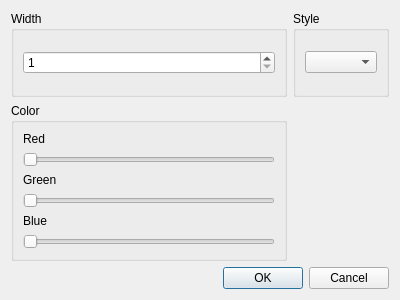
<?xml version="1.0" encoding="UTF-8"?>
<ui version="4.0">
 <class>LineDialog</class>
 <widget class="QDialog" name="LineDialog">
  <property name="geometry">
   <rect>
    <x>0</x>
    <y>0</y>
    <width>400</width>
    <height>300</height>
   </rect>
  </property>
  <property name="windowTitle">
   <string>Line edit</string>
  </property>
  <layout class="QGridLayout" name="gridLayout">
   <item row="2" column="0" colspan="2">
    <widget class="QDialogButtonBox" name="buttonBox">
     <property name="orientation">
      <enum>Qt::Horizontal</enum>
     </property>
     <property name="standardButtons">
      <set>QDialogButtonBox::Cancel|QDialogButtonBox::Ok</set>
     </property>
    </widget>
   </item>
   <item row="0" column="1">
    <widget class="QGroupBox" name="groupBox_2">
     <property name="title">
      <string>Style</string>
     </property>
     <layout class="QHBoxLayout" name="horizontalLayout_2">
      <item>
       <widget class="QComboBox" name="styleCmb"/>
      </item>
     </layout>
    </widget>
   </item>
   <item row="0" column="0">
    <widget class="QGroupBox" name="groupBox">
     <property name="title">
      <string>Width</string>
     </property>
     <layout class="QHBoxLayout" name="horizontalLayout">
      <item>
       <widget class="QSpinBox" name="widthSpn">
        <property name="minimum">
         <number>1</number>
        </property>
       </widget>
      </item>
     </layout>
    </widget>
   </item>
   <item row="1" column="0">
    <widget class="QGroupBox" name="groupBox_3">
     <property name="title">
      <string>Color</string>
     </property>
     <layout class="QVBoxLayout" name="verticalLayout">
      <item>
       <widget class="QLabel" name="label">
        <property name="text">
         <string>Red</string>
        </property>
       </widget>
      </item>
      <item>
       <widget class="QSlider" name="redSlider">
        <property name="orientation">
         <enum>Qt::Horizontal</enum>
        </property>
       </widget>
      </item>
      <item>
       <widget class="QLabel" name="label_2">
        <property name="text">
         <string>Green</string>
        </property>
       </widget>
      </item>
      <item>
       <widget class="QSlider" name="greenSlider">
        <property name="orientation">
         <enum>Qt::Horizontal</enum>
        </property>
       </widget>
      </item>
      <item>
       <widget class="QLabel" name="label_3">
        <property name="text">
         <string>Blue</string>
        </property>
       </widget>
      </item>
      <item>
       <widget class="QSlider" name="blueSlider">
        <property name="orientation">
         <enum>Qt::Horizontal</enum>
        </property>
       </widget>
      </item>
     </layout>
    </widget>
   </item>
  </layout>
 </widget>
 <resources/>
 <connections>
  <connection>
   <sender>buttonBox</sender>
   <signal>accepted()</signal>
   <receiver>LineDialog</receiver>
   <slot>accept()</slot>
   <hints>
    <hint type="sourcelabel">
     <x>248</x>
     <y>254</y>
    </hint>
    <hint type="destinationlabel">
     <x>157</x>
     <y>274</y>
    </hint>
   </hints>
  </connection>
  <connection>
   <sender>buttonBox</sender>
   <signal>rejected()</signal>
   <receiver>LineDialog</receiver>
   <slot>reject()</slot>
   <hints>
    <hint type="sourcelabel">
     <x>316</x>
     <y>260</y>
    </hint>
    <hint type="destinationlabel">
     <x>286</x>
     <y>274</y>
    </hint>
   </hints>
  </connection>
 </connections>
</ui>
